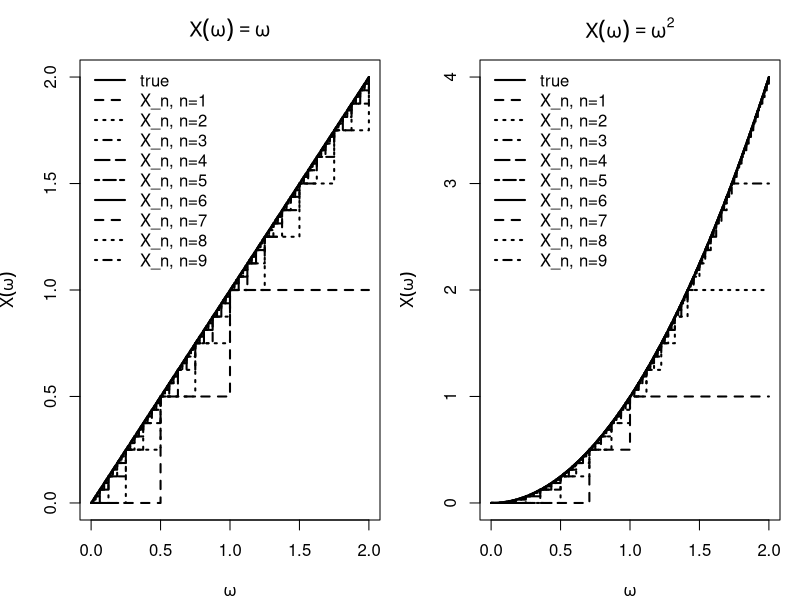

Source code (R):
## ---- chunk 1
## Simple-function approximation:
## X_n = floor(2^n * X) / 2^n  on {X < n}, and = n on {X >= n}
Xn_simple <- function(X, n) {
  pmin(n, floor((2^n) * X) / (2^n))
}

## Grid for omega (pick 0..2 so truncation is visible for small n)
omega <- seq(0, 2, length.out = 4001)

## Two target functions
X_id <- omega          # X(ω) = ω
X_sq <- omega^2        # X(ω) = ω^2

## Choose which approximations to show
n_vec <- 1:9

## Compute approximations
approx_id <- sapply(n_vec, function(n) Xn_simple(X_id, n))
approx_sq <- sapply(n_vec, function(n) Xn_simple(X_sq, n))

## ---- Plot: X(ω)=ω ----
par(mfrow = c(1, 2), mar = c(4, 4, 3, 1))

plot(omega, X_id, type = "l", lwd = 2,
     xlab = expression(omega), ylab = expression(X(omega)),
     main = expression(X(omega) == omega))

for (i in seq_along(n_vec)) {
  lines(omega, approx_id[, i], type = "s", lty = i + 1, lwd = 2)
}

legend("topleft",
       legend = c("true", paste0("X_n, n=", n_vec)),
       lty = c(1, 2:(length(n_vec) + 1)), lwd = 2, bty = "n")

## ---- Plot: X(ω)=ω^2 ----
plot(omega, X_sq, type = "l", lwd = 2,
     xlab = expression(omega), ylab = expression(X(omega)),
     main = expression(X(omega) == omega^2))

for (i in seq_along(n_vec)) {
  lines(omega, approx_sq[, i], type = "s", lty = i + 1, lwd = 2)
}

legend("topleft",
       legend = c("true", paste0("X_n, n=", n_vec)),
       lty = c(1, 2:(length(n_vec) + 1)), lwd = 2, bty = "n")
